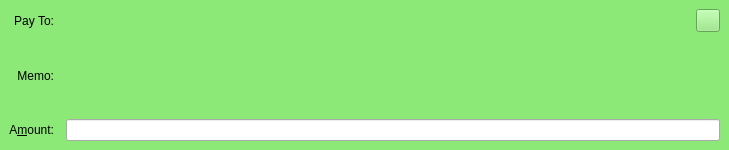
<?xml version="1.0" encoding="UTF-8"?>
<ui version="4.0">
 <class>SendCoinsEntry</class>
 <widget class="QStackedWidget" name="SendCoinsEntry">
  <property name="geometry">
   <rect>
    <x>0</x>
    <y>0</y>
    <width>729</width>
    <height>150</height>
   </rect>
  </property>
  <property name="focusPolicy">
   <enum>Qt::TabFocus</enum>
  </property>
  <property name="autoFillBackground">
   <bool>false</bool>
  </property>
  <property name="frameShape">
   <enum>QFrame::NoFrame</enum>
  </property>
  <property name="currentIndex">
   <number>2</number>
  </property>
  <widget class="QFrame" name="SendCoins">
   <property name="toolTip">
    <string>This is a normal payment.</string>
   </property>
   <property name="frameShape">
    <enum>QFrame::NoFrame</enum>
   </property>
   <property name="frameShadow">
    <enum>QFrame::Sunken</enum>
   </property>
   <layout class="QGridLayout" name="gridLayout">
    <property name="spacing">
     <number>12</number>
    </property>
    <item row="0" column="0">
     <widget class="QLabel" name="payToLabel">
      <property name="styleSheet">
       <string notr="true">color: rgb(255, 255, 255);</string>
      </property>
      <property name="text">
       <string>Pay &amp;To:</string>
      </property>
      <property name="alignment">
       <set>Qt::AlignRight|Qt::AlignTrailing|Qt::AlignVCenter</set>
      </property>
      <property name="buddy">
       <cstring>payTo</cstring>
      </property>
     </widget>
    </item>
    <item row="0" column="1">
     <layout class="QHBoxLayout" name="payToLayout">
      <property name="spacing">
       <number>0</number>
      </property>
      <item>
       <widget class="QValidatedLineEdit" name="payTo">
        <property name="toolTip">
         <string>The Bitcredits address to send the payment to</string>
        </property>
        <property name="styleSheet">
         <string notr="true">color: rgb(255, 255, 255);</string>
        </property>
       </widget>
      </item>
      <item>
       <widget class="QToolButton" name="addressBookButton">
        <property name="toolTip">
         <string>Choose previously used address</string>
        </property>
        <property name="text">
         <string/>
        </property>
        <property name="icon">
         <iconset resource="../bitcredit.qrc">
          <normaloff>:/icons/address-book</normaloff>:/icons/address-book</iconset>
        </property>
        <property name="iconSize">
         <size>
          <width>22</width>
          <height>22</height>
         </size>
        </property>
        <property name="shortcut">
         <string>Alt+A</string>
        </property>
       </widget>
      </item>
      <item>
       <widget class="QToolButton" name="pasteButton">
        <property name="toolTip">
         <string>Paste address from clipboard</string>
        </property>
        <property name="text">
         <string/>
        </property>
        <property name="icon">
         <iconset resource="../bitcredit.qrc">
          <normaloff>:/icons/editpaste</normaloff>:/icons/editpaste</iconset>
        </property>
        <property name="iconSize">
         <size>
          <width>22</width>
          <height>22</height>
         </size>
        </property>
        <property name="shortcut">
         <string>Alt+P</string>
        </property>
       </widget>
      </item>
      <item>
       <widget class="QToolButton" name="deleteButton">
        <property name="toolTip">
         <string>Remove this entry</string>
        </property>
        <property name="text">
         <string/>
        </property>
        <property name="icon">
         <iconset resource="../bitcredit.qrc">
          <normaloff>:/icons/remove</normaloff>:/icons/remove</iconset>
        </property>
        <property name="iconSize">
         <size>
          <width>22</width>
          <height>22</height>
         </size>
        </property>
       </widget>
      </item>
     </layout>
    </item>
    <item row="1" column="0">
     <widget class="QLabel" name="labellLabel">
      <property name="styleSheet">
       <string notr="true">color: rgb(255, 255, 255);</string>
      </property>
      <property name="text">
       <string>&amp;Label:</string>
      </property>
      <property name="alignment">
       <set>Qt::AlignRight|Qt::AlignTrailing|Qt::AlignVCenter</set>
      </property>
      <property name="buddy">
       <cstring>addAsLabel</cstring>
      </property>
     </widget>
    </item>
    <item row="1" column="1">
     <widget class="QLineEdit" name="addAsLabel">
      <property name="toolTip">
       <string>Enter a label for this address to add it to the list of used addresses</string>
      </property>
      <property name="styleSheet">
       <string notr="true">color: rgb(255, 255, 255);</string>
      </property>
     </widget>
    </item>
    <item row="2" column="0">
     <widget class="QLabel" name="amountLabel">
      <property name="styleSheet">
       <string notr="true">color: rgb(255, 255, 255);</string>
      </property>
      <property name="text">
       <string>A&amp;mount:</string>
      </property>
      <property name="alignment">
       <set>Qt::AlignRight|Qt::AlignTrailing|Qt::AlignVCenter</set>
      </property>
      <property name="buddy">
       <cstring>payAmount</cstring>
      </property>
     </widget>
    </item>
    <item row="2" column="1">
     <widget class="BitcreditAmountField" name="payAmount">
      <property name="styleSheet">
       <string notr="true">color: rgb(0, 0, 0);</string>
      </property>
     </widget>
    </item>
    <item row="3" column="0">
     <widget class="QLabel" name="messageLabel">
      <property name="styleSheet">
       <string notr="true">color: rgb(255, 255, 255);</string>
      </property>
      <property name="text">
       <string>Message:</string>
      </property>
      <property name="alignment">
       <set>Qt::AlignRight|Qt::AlignTrailing|Qt::AlignVCenter</set>
      </property>
     </widget>
    </item>
    <item row="3" column="1">
     <widget class="QLabel" name="messageTextLabel">
      <property name="toolTip">
       <string>A message that was attached to the bitcredit: URI which will be stored with the transaction for your reference. Note: This message will not be sent over the Bitcredit network.</string>
      </property>
      <property name="textFormat">
       <enum>Qt::PlainText</enum>
      </property>
     </widget>
    </item>
   </layout>
  </widget>
  <widget class="QFrame" name="SendCoins_InsecurePaymentRequest">
   <property name="palette">
    <palette>
     <active>
      <colorrole role="WindowText">
       <brush brushstyle="SolidPattern">
        <color alpha="255">
         <red>0</red>
         <green>0</green>
         <blue>0</blue>
        </color>
       </brush>
      </colorrole>
      <colorrole role="Button">
       <brush brushstyle="SolidPattern">
        <color alpha="255">
         <red>255</red>
         <green>255</green>
         <blue>127</blue>
        </color>
       </brush>
      </colorrole>
      <colorrole role="Light">
       <brush brushstyle="SolidPattern">
        <color alpha="255">
         <red>255</red>
         <green>255</green>
         <blue>255</blue>
        </color>
       </brush>
      </colorrole>
      <colorrole role="Midlight">
       <brush brushstyle="SolidPattern">
        <color alpha="255">
         <red>255</red>
         <green>255</green>
         <blue>191</blue>
        </color>
       </brush>
      </colorrole>
      <colorrole role="Dark">
       <brush brushstyle="SolidPattern">
        <color alpha="255">
         <red>127</red>
         <green>127</green>
         <blue>63</blue>
        </color>
       </brush>
      </colorrole>
      <colorrole role="Mid">
       <brush brushstyle="SolidPattern">
        <color alpha="255">
         <red>170</red>
         <green>170</green>
         <blue>84</blue>
        </color>
       </brush>
      </colorrole>
      <colorrole role="Text">
       <brush brushstyle="SolidPattern">
        <color alpha="255">
         <red>0</red>
         <green>0</green>
         <blue>0</blue>
        </color>
       </brush>
      </colorrole>
      <colorrole role="BrightText">
       <brush brushstyle="SolidPattern">
        <color alpha="255">
         <red>255</red>
         <green>255</green>
         <blue>255</blue>
        </color>
       </brush>
      </colorrole>
      <colorrole role="ButtonText">
       <brush brushstyle="SolidPattern">
        <color alpha="255">
         <red>0</red>
         <green>0</green>
         <blue>0</blue>
        </color>
       </brush>
      </colorrole>
      <colorrole role="Base">
       <brush brushstyle="SolidPattern">
        <color alpha="255">
         <red>255</red>
         <green>255</green>
         <blue>255</blue>
        </color>
       </brush>
      </colorrole>
      <colorrole role="Window">
       <brush brushstyle="SolidPattern">
        <color alpha="255">
         <red>255</red>
         <green>255</green>
         <blue>127</blue>
        </color>
       </brush>
      </colorrole>
      <colorrole role="Shadow">
       <brush brushstyle="SolidPattern">
        <color alpha="255">
         <red>0</red>
         <green>0</green>
         <blue>0</blue>
        </color>
       </brush>
      </colorrole>
      <colorrole role="AlternateBase">
       <brush brushstyle="SolidPattern">
        <color alpha="255">
         <red>255</red>
         <green>255</green>
         <blue>191</blue>
        </color>
       </brush>
      </colorrole>
      <colorrole role="ToolTipBase">
       <brush brushstyle="SolidPattern">
        <color alpha="255">
         <red>255</red>
         <green>255</green>
         <blue>220</blue>
        </color>
       </brush>
      </colorrole>
      <colorrole role="ToolTipText">
       <brush brushstyle="SolidPattern">
        <color alpha="255">
         <red>0</red>
         <green>0</green>
         <blue>0</blue>
        </color>
       </brush>
      </colorrole>
     </active>
     <inactive>
      <colorrole role="WindowText">
       <brush brushstyle="SolidPattern">
        <color alpha="255">
         <red>0</red>
         <green>0</green>
         <blue>0</blue>
        </color>
       </brush>
      </colorrole>
      <colorrole role="Button">
       <brush brushstyle="SolidPattern">
        <color alpha="255">
         <red>255</red>
         <green>255</green>
         <blue>127</blue>
        </color>
       </brush>
      </colorrole>
      <colorrole role="Light">
       <brush brushstyle="SolidPattern">
        <color alpha="255">
         <red>255</red>
         <green>255</green>
         <blue>255</blue>
        </color>
       </brush>
      </colorrole>
      <colorrole role="Midlight">
       <brush brushstyle="SolidPattern">
        <color alpha="255">
         <red>255</red>
         <green>255</green>
         <blue>191</blue>
        </color>
       </brush>
      </colorrole>
      <colorrole role="Dark">
       <brush brushstyle="SolidPattern">
        <color alpha="255">
         <red>127</red>
         <green>127</green>
         <blue>63</blue>
        </color>
       </brush>
      </colorrole>
      <colorrole role="Mid">
       <brush brushstyle="SolidPattern">
        <color alpha="255">
         <red>170</red>
         <green>170</green>
         <blue>84</blue>
        </color>
       </brush>
      </colorrole>
      <colorrole role="Text">
       <brush brushstyle="SolidPattern">
        <color alpha="255">
         <red>0</red>
         <green>0</green>
         <blue>0</blue>
        </color>
       </brush>
      </colorrole>
      <colorrole role="BrightText">
       <brush brushstyle="SolidPattern">
        <color alpha="255">
         <red>255</red>
         <green>255</green>
         <blue>255</blue>
        </color>
       </brush>
      </colorrole>
      <colorrole role="ButtonText">
       <brush brushstyle="SolidPattern">
        <color alpha="255">
         <red>0</red>
         <green>0</green>
         <blue>0</blue>
        </color>
       </brush>
      </colorrole>
      <colorrole role="Base">
       <brush brushstyle="SolidPattern">
        <color alpha="255">
         <red>255</red>
         <green>255</green>
         <blue>255</blue>
        </color>
       </brush>
      </colorrole>
      <colorrole role="Window">
       <brush brushstyle="SolidPattern">
        <color alpha="255">
         <red>255</red>
         <green>255</green>
         <blue>127</blue>
        </color>
       </brush>
      </colorrole>
      <colorrole role="Shadow">
       <brush brushstyle="SolidPattern">
        <color alpha="255">
         <red>0</red>
         <green>0</green>
         <blue>0</blue>
        </color>
       </brush>
      </colorrole>
      <colorrole role="AlternateBase">
       <brush brushstyle="SolidPattern">
        <color alpha="255">
         <red>255</red>
         <green>255</green>
         <blue>191</blue>
        </color>
       </brush>
      </colorrole>
      <colorrole role="ToolTipBase">
       <brush brushstyle="SolidPattern">
        <color alpha="255">
         <red>255</red>
         <green>255</green>
         <blue>220</blue>
        </color>
       </brush>
      </colorrole>
      <colorrole role="ToolTipText">
       <brush brushstyle="SolidPattern">
        <color alpha="255">
         <red>0</red>
         <green>0</green>
         <blue>0</blue>
        </color>
       </brush>
      </colorrole>
     </inactive>
     <disabled>
      <colorrole role="WindowText">
       <brush brushstyle="SolidPattern">
        <color alpha="255">
         <red>127</red>
         <green>127</green>
         <blue>63</blue>
        </color>
       </brush>
      </colorrole>
      <colorrole role="Button">
       <brush brushstyle="SolidPattern">
        <color alpha="255">
         <red>255</red>
         <green>255</green>
         <blue>127</blue>
        </color>
       </brush>
      </colorrole>
      <colorrole role="Light">
       <brush brushstyle="SolidPattern">
        <color alpha="255">
         <red>255</red>
         <green>255</green>
         <blue>255</blue>
        </color>
       </brush>
      </colorrole>
      <colorrole role="Midlight">
       <brush brushstyle="SolidPattern">
        <color alpha="255">
         <red>255</red>
         <green>255</green>
         <blue>191</blue>
        </color>
       </brush>
      </colorrole>
      <colorrole role="Dark">
       <brush brushstyle="SolidPattern">
        <color alpha="255">
         <red>127</red>
         <green>127</green>
         <blue>63</blue>
        </color>
       </brush>
      </colorrole>
      <colorrole role="Mid">
       <brush brushstyle="SolidPattern">
        <color alpha="255">
         <red>170</red>
         <green>170</green>
         <blue>84</blue>
        </color>
       </brush>
      </colorrole>
      <colorrole role="Text">
       <brush brushstyle="SolidPattern">
        <color alpha="255">
         <red>127</red>
         <green>127</green>
         <blue>63</blue>
        </color>
       </brush>
      </colorrole>
      <colorrole role="BrightText">
       <brush brushstyle="SolidPattern">
        <color alpha="255">
         <red>255</red>
         <green>255</green>
         <blue>255</blue>
        </color>
       </brush>
      </colorrole>
      <colorrole role="ButtonText">
       <brush brushstyle="SolidPattern">
        <color alpha="255">
         <red>127</red>
         <green>127</green>
         <blue>63</blue>
        </color>
       </brush>
      </colorrole>
      <colorrole role="Base">
       <brush brushstyle="SolidPattern">
        <color alpha="255">
         <red>255</red>
         <green>255</green>
         <blue>127</blue>
        </color>
       </brush>
      </colorrole>
      <colorrole role="Window">
       <brush brushstyle="SolidPattern">
        <color alpha="255">
         <red>255</red>
         <green>255</green>
         <blue>127</blue>
        </color>
       </brush>
      </colorrole>
      <colorrole role="Shadow">
       <brush brushstyle="SolidPattern">
        <color alpha="255">
         <red>0</red>
         <green>0</green>
         <blue>0</blue>
        </color>
       </brush>
      </colorrole>
      <colorrole role="AlternateBase">
       <brush brushstyle="SolidPattern">
        <color alpha="255">
         <red>255</red>
         <green>255</green>
         <blue>127</blue>
        </color>
       </brush>
      </colorrole>
      <colorrole role="ToolTipBase">
       <brush brushstyle="SolidPattern">
        <color alpha="255">
         <red>255</red>
         <green>255</green>
         <blue>220</blue>
        </color>
       </brush>
      </colorrole>
      <colorrole role="ToolTipText">
       <brush brushstyle="SolidPattern">
        <color alpha="255">
         <red>0</red>
         <green>0</green>
         <blue>0</blue>
        </color>
       </brush>
      </colorrole>
     </disabled>
    </palette>
   </property>
   <property name="toolTip">
    <string>This is an unverified payment request.</string>
   </property>
   <property name="autoFillBackground">
    <bool>true</bool>
   </property>
   <property name="frameShape">
    <enum>QFrame::NoFrame</enum>
   </property>
   <property name="frameShadow">
    <enum>QFrame::Sunken</enum>
   </property>
   <layout class="QGridLayout" name="gridLayout_is">
    <property name="spacing">
     <number>12</number>
    </property>
    <item row="0" column="0">
     <widget class="QLabel" name="payToLabel_is">
      <property name="text">
       <string>Pay To:</string>
      </property>
      <property name="alignment">
       <set>Qt::AlignRight|Qt::AlignTrailing|Qt::AlignVCenter</set>
      </property>
     </widget>
    </item>
    <item row="0" column="1">
     <layout class="QHBoxLayout" name="payToLayout_is">
      <property name="spacing">
       <number>0</number>
      </property>
      <item>
       <widget class="QLabel" name="payTo_is"/>
      </item>
      <item>
       <widget class="QToolButton" name="deleteButton_is">
        <property name="toolTip">
         <string>Remove this entry</string>
        </property>
        <property name="text">
         <string/>
        </property>
        <property name="icon">
         <iconset resource="../bitcredit.qrc">
          <normaloff>:/icons/remove</normaloff>:/icons/remove</iconset>
        </property>
       </widget>
      </item>
     </layout>
    </item>
    <item row="1" column="0">
     <widget class="QLabel" name="memoLabel_is">
      <property name="text">
       <string>Memo:</string>
      </property>
      <property name="alignment">
       <set>Qt::AlignRight|Qt::AlignTrailing|Qt::AlignVCenter</set>
      </property>
     </widget>
    </item>
    <item row="1" column="1">
     <widget class="QLabel" name="memoTextLabel_is">
      <property name="textFormat">
       <enum>Qt::PlainText</enum>
      </property>
     </widget>
    </item>
    <item row="2" column="0">
     <widget class="QLabel" name="amountLabel_is">
      <property name="text">
       <string>A&amp;mount:</string>
      </property>
      <property name="alignment">
       <set>Qt::AlignRight|Qt::AlignTrailing|Qt::AlignVCenter</set>
      </property>
      <property name="buddy">
       <cstring>payAmount_is</cstring>
      </property>
     </widget>
    </item>
    <item row="2" column="1">
     <widget class="BitcreditAmountField" name="payAmount_is">
      <property name="acceptDrops">
       <bool>false</bool>
      </property>
      <property name="styleSheet">
       <string notr="true">color: rgb(0,0, 0);</string>
      </property>
     </widget>
    </item>
   </layout>
  </widget>
  <widget class="QFrame" name="SendCoins_SecurePaymentRequest">
   <property name="palette">
    <palette>
     <active>
      <colorrole role="WindowText">
       <brush brushstyle="SolidPattern">
        <color alpha="255">
         <red>0</red>
         <green>0</green>
         <blue>0</blue>
        </color>
       </brush>
      </colorrole>
      <colorrole role="Button">
       <brush brushstyle="SolidPattern">
        <color alpha="255">
         <red>140</red>
         <green>232</green>
         <blue>119</blue>
        </color>
       </brush>
      </colorrole>
      <colorrole role="Light">
       <brush brushstyle="SolidPattern">
        <color alpha="255">
         <red>230</red>
         <green>255</green>
         <blue>224</blue>
        </color>
       </brush>
      </colorrole>
      <colorrole role="Midlight">
       <brush brushstyle="SolidPattern">
        <color alpha="255">
         <red>185</red>
         <green>243</green>
         <blue>171</blue>
        </color>
       </brush>
      </colorrole>
      <colorrole role="Dark">
       <brush brushstyle="SolidPattern">
        <color alpha="255">
         <red>70</red>
         <green>116</green>
         <blue>59</blue>
        </color>
       </brush>
      </colorrole>
      <colorrole role="Mid">
       <brush brushstyle="SolidPattern">
        <color alpha="255">
         <red>93</red>
         <green>155</green>
         <blue>79</blue>
        </color>
       </brush>
      </colorrole>
      <colorrole role="Text">
       <brush brushstyle="SolidPattern">
        <color alpha="255">
         <red>0</red>
         <green>0</green>
         <blue>0</blue>
        </color>
       </brush>
      </colorrole>
      <colorrole role="BrightText">
       <brush brushstyle="SolidPattern">
        <color alpha="255">
         <red>155</red>
         <green>255</green>
         <blue>147</blue>
        </color>
       </brush>
      </colorrole>
      <colorrole role="ButtonText">
       <brush brushstyle="SolidPattern">
        <color alpha="255">
         <red>0</red>
         <green>0</green>
         <blue>0</blue>
        </color>
       </brush>
      </colorrole>
      <colorrole role="Base">
       <brush brushstyle="SolidPattern">
        <color alpha="255">
         <red>119</red>
         <green>255</green>
         <blue>233</blue>
        </color>
       </brush>
      </colorrole>
      <colorrole role="Window">
       <brush brushstyle="SolidPattern">
        <color alpha="255">
         <red>140</red>
         <green>232</green>
         <blue>119</blue>
        </color>
       </brush>
      </colorrole>
      <colorrole role="Shadow">
       <brush brushstyle="SolidPattern">
        <color alpha="255">
         <red>0</red>
         <green>0</green>
         <blue>0</blue>
        </color>
       </brush>
      </colorrole>
      <colorrole role="AlternateBase">
       <brush brushstyle="SolidPattern">
        <color alpha="255">
         <red>197</red>
         <green>243</green>
         <blue>187</blue>
        </color>
       </brush>
      </colorrole>
      <colorrole role="NoRole">
       <brush brushstyle="SolidPattern">
        <color alpha="255">
         <red>125</red>
         <green>194</green>
         <blue>122</blue>
        </color>
       </brush>
      </colorrole>
      <colorrole role="ToolTipBase">
       <brush brushstyle="SolidPattern">
        <color alpha="255">
         <red>255</red>
         <green>255</green>
         <blue>220</blue>
        </color>
       </brush>
      </colorrole>
      <colorrole role="ToolTipText">
       <brush brushstyle="SolidPattern">
        <color alpha="255">
         <red>0</red>
         <green>0</green>
         <blue>0</blue>
        </color>
       </brush>
      </colorrole>
     </active>
     <inactive>
      <colorrole role="WindowText">
       <brush brushstyle="SolidPattern">
        <color alpha="255">
         <red>0</red>
         <green>0</green>
         <blue>0</blue>
        </color>
       </brush>
      </colorrole>
      <colorrole role="Button">
       <brush brushstyle="SolidPattern">
        <color alpha="255">
         <red>140</red>
         <green>232</green>
         <blue>119</blue>
        </color>
       </brush>
      </colorrole>
      <colorrole role="Light">
       <brush brushstyle="SolidPattern">
        <color alpha="255">
         <red>230</red>
         <green>255</green>
         <blue>224</blue>
        </color>
       </brush>
      </colorrole>
      <colorrole role="Midlight">
       <brush brushstyle="SolidPattern">
        <color alpha="255">
         <red>185</red>
         <green>243</green>
         <blue>171</blue>
        </color>
       </brush>
      </colorrole>
      <colorrole role="Dark">
       <brush brushstyle="SolidPattern">
        <color alpha="255">
         <red>70</red>
         <green>116</green>
         <blue>59</blue>
        </color>
       </brush>
      </colorrole>
      <colorrole role="Mid">
       <brush brushstyle="SolidPattern">
        <color alpha="255">
         <red>93</red>
         <green>155</green>
         <blue>79</blue>
        </color>
       </brush>
      </colorrole>
      <colorrole role="Text">
       <brush brushstyle="SolidPattern">
        <color alpha="255">
         <red>0</red>
         <green>0</green>
         <blue>0</blue>
        </color>
       </brush>
      </colorrole>
      <colorrole role="BrightText">
       <brush brushstyle="SolidPattern">
        <color alpha="255">
         <red>155</red>
         <green>255</green>
         <blue>147</blue>
        </color>
       </brush>
      </colorrole>
      <colorrole role="ButtonText">
       <brush brushstyle="SolidPattern">
        <color alpha="255">
         <red>0</red>
         <green>0</green>
         <blue>0</blue>
        </color>
       </brush>
      </colorrole>
      <colorrole role="Base">
       <brush brushstyle="SolidPattern">
        <color alpha="255">
         <red>119</red>
         <green>255</green>
         <blue>233</blue>
        </color>
       </brush>
      </colorrole>
      <colorrole role="Window">
       <brush brushstyle="SolidPattern">
        <color alpha="255">
         <red>140</red>
         <green>232</green>
         <blue>119</blue>
        </color>
       </brush>
      </colorrole>
      <colorrole role="Shadow">
       <brush brushstyle="SolidPattern">
        <color alpha="255">
         <red>0</red>
         <green>0</green>
         <blue>0</blue>
        </color>
       </brush>
      </colorrole>
      <colorrole role="AlternateBase">
       <brush brushstyle="SolidPattern">
        <color alpha="255">
         <red>197</red>
         <green>243</green>
         <blue>187</blue>
        </color>
       </brush>
      </colorrole>
      <colorrole role="NoRole">
       <brush brushstyle="SolidPattern">
        <color alpha="255">
         <red>125</red>
         <green>194</green>
         <blue>122</blue>
        </color>
       </brush>
      </colorrole>
      <colorrole role="ToolTipBase">
       <brush brushstyle="SolidPattern">
        <color alpha="255">
         <red>255</red>
         <green>255</green>
         <blue>220</blue>
        </color>
       </brush>
      </colorrole>
      <colorrole role="ToolTipText">
       <brush brushstyle="SolidPattern">
        <color alpha="255">
         <red>0</red>
         <green>0</green>
         <blue>0</blue>
        </color>
       </brush>
      </colorrole>
     </inactive>
     <disabled>
      <colorrole role="WindowText">
       <brush brushstyle="SolidPattern">
        <color alpha="255">
         <red>70</red>
         <green>116</green>
         <blue>59</blue>
        </color>
       </brush>
      </colorrole>
      <colorrole role="Button">
       <brush brushstyle="SolidPattern">
        <color alpha="255">
         <red>140</red>
         <green>232</green>
         <blue>119</blue>
        </color>
       </brush>
      </colorrole>
      <colorrole role="Light">
       <brush brushstyle="SolidPattern">
        <color alpha="255">
         <red>230</red>
         <green>255</green>
         <blue>224</blue>
        </color>
       </brush>
      </colorrole>
      <colorrole role="Midlight">
       <brush brushstyle="SolidPattern">
        <color alpha="255">
         <red>185</red>
         <green>243</green>
         <blue>171</blue>
        </color>
       </brush>
      </colorrole>
      <colorrole role="Dark">
       <brush brushstyle="SolidPattern">
        <color alpha="255">
         <red>70</red>
         <green>116</green>
         <blue>59</blue>
        </color>
       </brush>
      </colorrole>
      <colorrole role="Mid">
       <brush brushstyle="SolidPattern">
        <color alpha="255">
         <red>93</red>
         <green>155</green>
         <blue>79</blue>
        </color>
       </brush>
      </colorrole>
      <colorrole role="Text">
       <brush brushstyle="SolidPattern">
        <color alpha="255">
         <red>70</red>
         <green>116</green>
         <blue>59</blue>
        </color>
       </brush>
      </colorrole>
      <colorrole role="BrightText">
       <brush brushstyle="SolidPattern">
        <color alpha="255">
         <red>155</red>
         <green>255</green>
         <blue>147</blue>
        </color>
       </brush>
      </colorrole>
      <colorrole role="ButtonText">
       <brush brushstyle="SolidPattern">
        <color alpha="255">
         <red>70</red>
         <green>116</green>
         <blue>59</blue>
        </color>
       </brush>
      </colorrole>
      <colorrole role="Base">
       <brush brushstyle="SolidPattern">
        <color alpha="255">
         <red>140</red>
         <green>232</green>
         <blue>119</blue>
        </color>
       </brush>
      </colorrole>
      <colorrole role="Window">
       <brush brushstyle="SolidPattern">
        <color alpha="255">
         <red>140</red>
         <green>232</green>
         <blue>119</blue>
        </color>
       </brush>
      </colorrole>
      <colorrole role="Shadow">
       <brush brushstyle="SolidPattern">
        <color alpha="255">
         <red>0</red>
         <green>0</green>
         <blue>0</blue>
        </color>
       </brush>
      </colorrole>
      <colorrole role="AlternateBase">
       <brush brushstyle="SolidPattern">
        <color alpha="255">
         <red>140</red>
         <green>232</green>
         <blue>119</blue>
        </color>
       </brush>
      </colorrole>
      <colorrole role="NoRole">
       <brush brushstyle="SolidPattern">
        <color alpha="255">
         <red>125</red>
         <green>194</green>
         <blue>122</blue>
        </color>
       </brush>
      </colorrole>
      <colorrole role="ToolTipBase">
       <brush brushstyle="SolidPattern">
        <color alpha="255">
         <red>255</red>
         <green>255</green>
         <blue>220</blue>
        </color>
       </brush>
      </colorrole>
      <colorrole role="ToolTipText">
       <brush brushstyle="SolidPattern">
        <color alpha="255">
         <red>0</red>
         <green>0</green>
         <blue>0</blue>
        </color>
       </brush>
      </colorrole>
     </disabled>
    </palette>
   </property>
   <property name="toolTip">
    <string>This is a verified payment request.</string>
   </property>
   <property name="autoFillBackground">
    <bool>true</bool>
   </property>
   <property name="frameShape">
    <enum>QFrame::NoFrame</enum>
   </property>
   <property name="frameShadow">
    <enum>QFrame::Sunken</enum>
   </property>
   <layout class="QGridLayout" name="gridLayout_s">
    <property name="spacing">
     <number>12</number>
    </property>
    <item row="0" column="0">
     <widget class="QLabel" name="payToLabel_s">
      <property name="text">
       <string>Pay To:</string>
      </property>
      <property name="alignment">
       <set>Qt::AlignRight|Qt::AlignTrailing|Qt::AlignVCenter</set>
      </property>
     </widget>
    </item>
    <item row="0" column="1">
     <layout class="QHBoxLayout" name="payToLayout_s">
      <property name="spacing">
       <number>0</number>
      </property>
      <item>
       <widget class="QLabel" name="payTo_s">
        <property name="textFormat">
         <enum>Qt::PlainText</enum>
        </property>
       </widget>
      </item>
      <item>
       <widget class="QToolButton" name="deleteButton_s">
        <property name="toolTip">
         <string>Remove this entry</string>
        </property>
        <property name="text">
         <string/>
        </property>
        <property name="icon">
         <iconset resource="../bitcredit.qrc">
          <normaloff>:/icons/remove</normaloff>:/icons/remove</iconset>
        </property>
       </widget>
      </item>
     </layout>
    </item>
    <item row="1" column="0">
     <widget class="QLabel" name="memoLabel_s">
      <property name="text">
       <string>Memo:</string>
      </property>
      <property name="alignment">
       <set>Qt::AlignRight|Qt::AlignTrailing|Qt::AlignVCenter</set>
      </property>
     </widget>
    </item>
    <item row="1" column="1">
     <widget class="QLabel" name="memoTextLabel_s">
      <property name="textFormat">
       <enum>Qt::PlainText</enum>
      </property>
     </widget>
    </item>
    <item row="2" column="0">
     <widget class="QLabel" name="amountLabel_s">
      <property name="text">
       <string>A&amp;mount:</string>
      </property>
      <property name="alignment">
       <set>Qt::AlignRight|Qt::AlignTrailing|Qt::AlignVCenter</set>
      </property>
      <property name="buddy">
       <cstring>payAmount_s</cstring>
      </property>
     </widget>
    </item>
    <item row="2" column="1">
     <widget class="BitcreditAmountField" name="payAmount_s">
      <property name="acceptDrops">
       <bool>false</bool>
      </property>
      <property name="styleSheet">
       <string notr="true">color: rgb(0,0, 0);</string>
      </property>
     </widget>
    </item>
   </layout>
  </widget>
 </widget>
 <customwidgets>
  <customwidget>
   <class>QValidatedLineEdit</class>
   <extends>QLineEdit</extends>
   <header>qvalidatedlineedit.h</header>
  </customwidget>
  <customwidget>
   <class>BitcreditAmountField</class>
   <extends>QLineEdit</extends>
   <header>bitcreditamountfield.h</header>
  </customwidget>
 </customwidgets>
 <tabstops>
  <tabstop>payTo</tabstop>
  <tabstop>addressBookButton</tabstop>
  <tabstop>pasteButton</tabstop>
  <tabstop>deleteButton</tabstop>
  <tabstop>addAsLabel</tabstop>
  <tabstop>payAmount</tabstop>
  <tabstop>payAmount_is</tabstop>
  <tabstop>deleteButton_is</tabstop>
  <tabstop>payAmount_s</tabstop>
  <tabstop>deleteButton_s</tabstop>
 </tabstops>
 <resources>
  <include location="../bitcredit.qrc"/>
 </resources>
 <connections/>
</ui>
